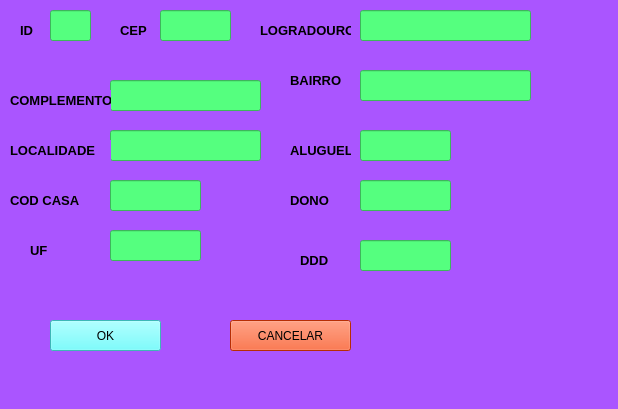
<?xml version="1.0" encoding="UTF-8"?>
<ui version="4.0">
 <class>Form</class>
 <widget class="QWidget" name="Form">
  <property name="geometry">
   <rect>
    <x>0</x>
    <y>0</y>
    <width>618</width>
    <height>409</height>
   </rect>
  </property>
  <property name="windowTitle">
   <string>Form</string>
  </property>
  <property name="styleSheet">
   <string notr="true">background-color: rgb(255, 85, 127);
background-color: rgb(170, 85, 255);</string>
  </property>
  <widget class="QPushButton" name="pushButton">
   <property name="geometry">
    <rect>
     <x>50</x>
     <y>320</y>
     <width>111</width>
     <height>31</height>
    </rect>
   </property>
   <property name="styleSheet">
    <string notr="true">background-color: rgb(85, 255, 255);</string>
   </property>
   <property name="text">
    <string>OK</string>
   </property>
  </widget>
  <widget class="QPushButton" name="pushButton_2">
   <property name="geometry">
    <rect>
     <x>230</x>
     <y>320</y>
     <width>121</width>
     <height>31</height>
    </rect>
   </property>
   <property name="styleSheet">
    <string notr="true">background-color: rgb(255, 65, 7);</string>
   </property>
   <property name="text">
    <string>CANCELAR</string>
   </property>
  </widget>
  <widget class="QLabel" name="label">
   <property name="geometry">
    <rect>
     <x>20</x>
     <y>20</y>
     <width>31</width>
     <height>20</height>
    </rect>
   </property>
   <property name="font">
    <font>
     <pointsize>10</pointsize>
     <weight>75</weight>
     <bold>true</bold>
    </font>
   </property>
   <property name="text">
    <string>ID</string>
   </property>
  </widget>
  <widget class="QLineEdit" name="lineEdit">
   <property name="geometry">
    <rect>
     <x>50</x>
     <y>10</y>
     <width>41</width>
     <height>31</height>
    </rect>
   </property>
   <property name="styleSheet">
    <string notr="true">background-color: rgb(85, 255, 127);</string>
   </property>
  </widget>
  <widget class="QLineEdit" name="lineEdit_2">
   <property name="geometry">
    <rect>
     <x>160</x>
     <y>10</y>
     <width>71</width>
     <height>31</height>
    </rect>
   </property>
   <property name="styleSheet">
    <string notr="true">background-color: rgb(85, 255, 127);</string>
   </property>
  </widget>
  <widget class="QLineEdit" name="lineEdit_3">
   <property name="geometry">
    <rect>
     <x>360</x>
     <y>10</y>
     <width>171</width>
     <height>31</height>
    </rect>
   </property>
   <property name="styleSheet">
    <string notr="true">background-color: rgb(85, 255, 127);</string>
   </property>
  </widget>
  <widget class="QLineEdit" name="lineEdit_4">
   <property name="geometry">
    <rect>
     <x>110</x>
     <y>80</y>
     <width>151</width>
     <height>31</height>
    </rect>
   </property>
   <property name="styleSheet">
    <string notr="true">background-color: rgb(85, 255, 127);</string>
   </property>
  </widget>
  <widget class="QLineEdit" name="lineEdit_5">
   <property name="geometry">
    <rect>
     <x>360</x>
     <y>70</y>
     <width>171</width>
     <height>31</height>
    </rect>
   </property>
   <property name="styleSheet">
    <string notr="true">background-color: rgb(85, 255, 127);</string>
   </property>
  </widget>
  <widget class="QLineEdit" name="lineEdit_6">
   <property name="geometry">
    <rect>
     <x>110</x>
     <y>130</y>
     <width>151</width>
     <height>31</height>
    </rect>
   </property>
   <property name="styleSheet">
    <string notr="true">background-color: rgb(85, 255, 127);</string>
   </property>
  </widget>
  <widget class="QLineEdit" name="lineEdit_7">
   <property name="geometry">
    <rect>
     <x>360</x>
     <y>130</y>
     <width>91</width>
     <height>31</height>
    </rect>
   </property>
   <property name="styleSheet">
    <string notr="true">background-color: rgb(85, 255, 127);</string>
   </property>
  </widget>
  <widget class="QLineEdit" name="lineEdit_8">
   <property name="geometry">
    <rect>
     <x>110</x>
     <y>180</y>
     <width>91</width>
     <height>31</height>
    </rect>
   </property>
   <property name="styleSheet">
    <string notr="true">background-color: rgb(85, 255, 127);</string>
   </property>
  </widget>
  <widget class="QLineEdit" name="lineEdit_9">
   <property name="geometry">
    <rect>
     <x>360</x>
     <y>180</y>
     <width>91</width>
     <height>31</height>
    </rect>
   </property>
   <property name="styleSheet">
    <string notr="true">background-color: rgb(85, 255, 127);</string>
   </property>
  </widget>
  <widget class="QLabel" name="label_2">
   <property name="geometry">
    <rect>
     <x>120</x>
     <y>20</y>
     <width>31</width>
     <height>20</height>
    </rect>
   </property>
   <property name="font">
    <font>
     <pointsize>10</pointsize>
     <weight>75</weight>
     <bold>true</bold>
    </font>
   </property>
   <property name="text">
    <string>CEP</string>
   </property>
  </widget>
  <widget class="QLabel" name="label_3">
   <property name="geometry">
    <rect>
     <x>260</x>
     <y>20</y>
     <width>91</width>
     <height>20</height>
    </rect>
   </property>
   <property name="font">
    <font>
     <pointsize>10</pointsize>
     <weight>75</weight>
     <bold>true</bold>
    </font>
   </property>
   <property name="text">
    <string>LOGRADOURO</string>
   </property>
  </widget>
  <widget class="QLabel" name="label_4">
   <property name="geometry">
    <rect>
     <x>10</x>
     <y>90</y>
     <width>101</width>
     <height>20</height>
    </rect>
   </property>
   <property name="font">
    <font>
     <pointsize>10</pointsize>
     <weight>75</weight>
     <bold>true</bold>
    </font>
   </property>
   <property name="text">
    <string>COMPLEMENTO</string>
   </property>
  </widget>
  <widget class="QLabel" name="label_5">
   <property name="geometry">
    <rect>
     <x>290</x>
     <y>70</y>
     <width>51</width>
     <height>20</height>
    </rect>
   </property>
   <property name="font">
    <font>
     <pointsize>10</pointsize>
     <weight>75</weight>
     <bold>true</bold>
    </font>
   </property>
   <property name="text">
    <string>BAIRRO</string>
   </property>
  </widget>
  <widget class="QLabel" name="label_6">
   <property name="geometry">
    <rect>
     <x>10</x>
     <y>140</y>
     <width>101</width>
     <height>20</height>
    </rect>
   </property>
   <property name="font">
    <font>
     <pointsize>10</pointsize>
     <weight>75</weight>
     <bold>true</bold>
    </font>
   </property>
   <property name="text">
    <string>LOCALIDADE</string>
   </property>
  </widget>
  <widget class="QLabel" name="label_7">
   <property name="geometry">
    <rect>
     <x>290</x>
     <y>140</y>
     <width>61</width>
     <height>20</height>
    </rect>
   </property>
   <property name="font">
    <font>
     <pointsize>10</pointsize>
     <weight>75</weight>
     <bold>true</bold>
    </font>
   </property>
   <property name="text">
    <string>ALUGUEL</string>
   </property>
  </widget>
  <widget class="QLabel" name="label_8">
   <property name="geometry">
    <rect>
     <x>10</x>
     <y>190</y>
     <width>81</width>
     <height>20</height>
    </rect>
   </property>
   <property name="font">
    <font>
     <pointsize>10</pointsize>
     <weight>75</weight>
     <bold>true</bold>
    </font>
   </property>
   <property name="text">
    <string>COD CASA</string>
   </property>
  </widget>
  <widget class="QLabel" name="label_9">
   <property name="geometry">
    <rect>
     <x>290</x>
     <y>190</y>
     <width>51</width>
     <height>20</height>
    </rect>
   </property>
   <property name="font">
    <font>
     <pointsize>10</pointsize>
     <weight>75</weight>
     <bold>true</bold>
    </font>
   </property>
   <property name="text">
    <string>DONO</string>
   </property>
  </widget>
  <widget class="QLabel" name="label_10">
   <property name="geometry">
    <rect>
     <x>30</x>
     <y>240</y>
     <width>51</width>
     <height>20</height>
    </rect>
   </property>
   <property name="font">
    <font>
     <pointsize>10</pointsize>
     <weight>75</weight>
     <bold>true</bold>
    </font>
   </property>
   <property name="text">
    <string>UF</string>
   </property>
  </widget>
  <widget class="QLabel" name="label_11">
   <property name="geometry">
    <rect>
     <x>300</x>
     <y>250</y>
     <width>51</width>
     <height>20</height>
    </rect>
   </property>
   <property name="font">
    <font>
     <pointsize>10</pointsize>
     <weight>75</weight>
     <bold>true</bold>
    </font>
   </property>
   <property name="text">
    <string>DDD</string>
   </property>
  </widget>
  <widget class="QLineEdit" name="lineEdit_10">
   <property name="geometry">
    <rect>
     <x>110</x>
     <y>230</y>
     <width>91</width>
     <height>31</height>
    </rect>
   </property>
   <property name="styleSheet">
    <string notr="true">background-color: rgb(85, 255, 127);</string>
   </property>
  </widget>
  <widget class="QLineEdit" name="lineEdit_11">
   <property name="geometry">
    <rect>
     <x>360</x>
     <y>240</y>
     <width>91</width>
     <height>31</height>
    </rect>
   </property>
   <property name="styleSheet">
    <string notr="true">background-color: rgb(85, 255, 127);</string>
   </property>
  </widget>
 </widget>
 <resources/>
 <connections/>
</ui>
